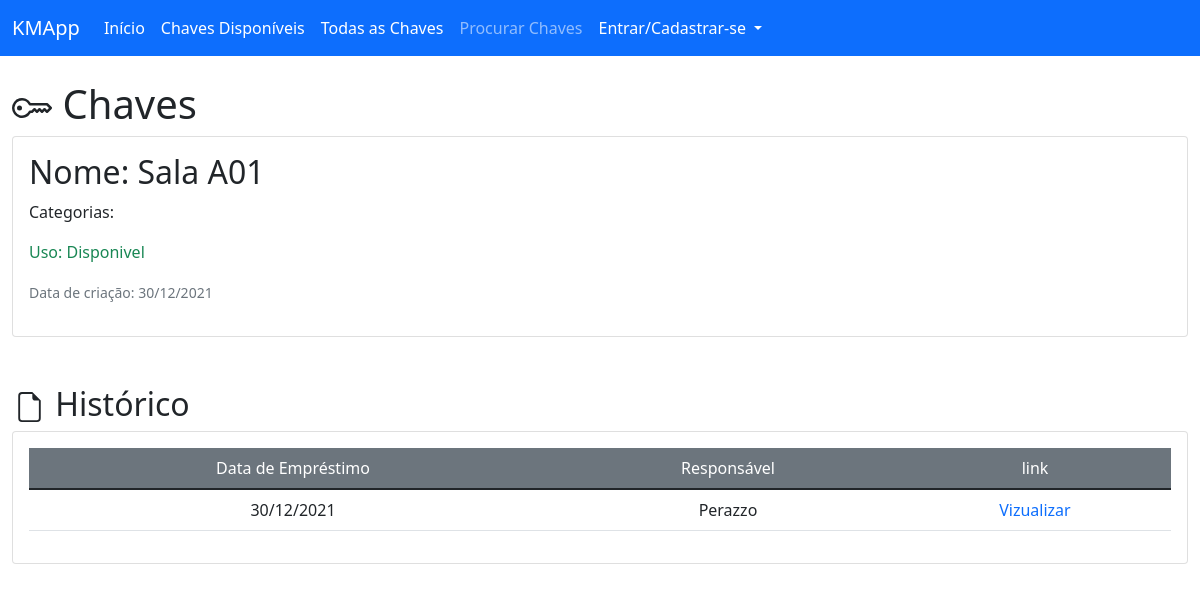
The page /view/key/sala-a01 on the database as committed earlier.
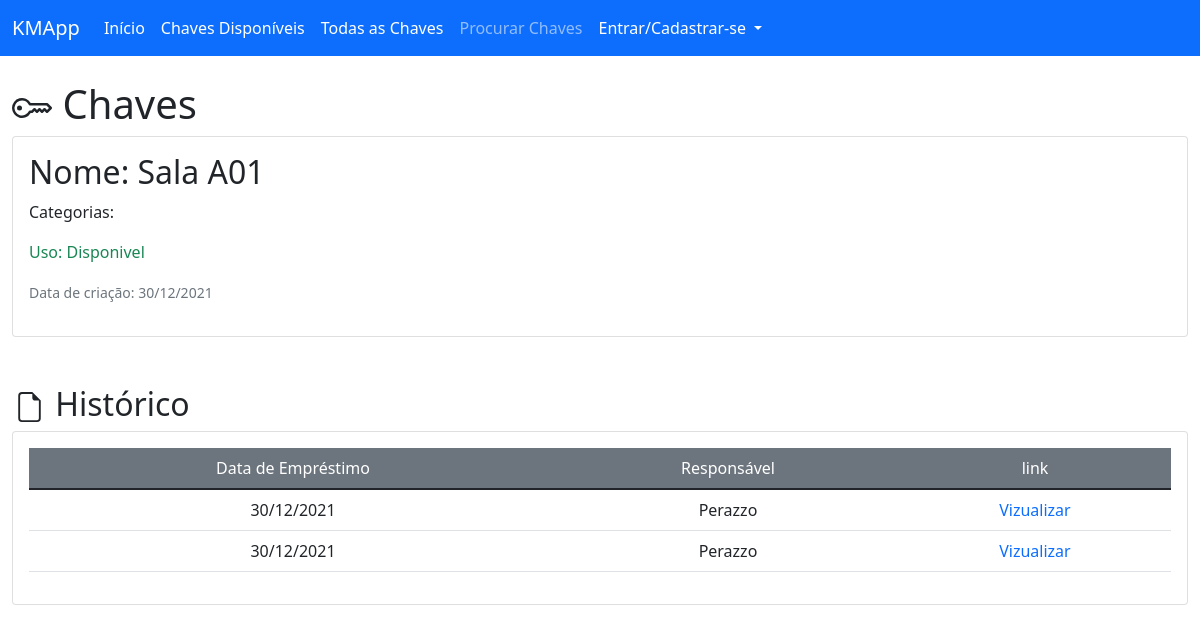
The same page on the database as committed later.
### key_manager/models/registry.py (models this page shows, shortened)
class Registry(db.Model):
    __tablename__ = 'registries'
    id = db.Column(db.Integer, primary_key=True)
    user_id = db.Column(db.Integer, db.ForeignKey('users.id'), nullable=False)
    key_loan_date = db.Column(db.DateTime, nullable=False, default=datetime.utcnow)
    key_return_date = db.Column(db.DateTime, nullable=True)
    key_id = db.Column(db.Integer, db.ForeignKey('keys.id'), nullable=False)
    holder_name = db.Column(db.String(100), nullable=False)
    holder_email = db.Column(db.String(100), nullable=True)

### key_manager/routes/views.py (the view)
@view.route("/key/<key_slug>")
def viewKey(key_slug):
    key = Key.query.filter_by(slug=key_slug).first()
    if key is None:
        flash("chave não encontrada", "error_msg")
        return redirect(url_for("index"))
    category = Category.query.filter_by(id=key.key_category_id).all()
    registry = Registry.query.filter_by(key_id=key.id).all()
    return render_template("view/keyDetails.html", key=key, categories=category, registry=registry, hidden_footer=True, title=key.name)

### key_manager/templates/view/keyDetails.html (shortened to what this page needs)
{% extends 'base.html' %}
{% block content %}
<div class="mt-4">
    <h1 class="col-auto">
        <span>Chaves</span>
    </h1>
</div>
<div class="card mt-2">
    <div class="card-body">
        <h2>Nome: {{ key.name }}</h2>
        <p>Categorias: <a href="{{url_for('view.viewCat', category_slug=categories.slug)}}">{{categories.name}}</a></p>
        {% if key.key_avaliable %}
        <p class="text-success">Uso: Disponivel</p>
        {% else %}
        <p class="text-danger">Uso: Em uso</p>
        {% endif %}
        <p><small class="text-muted">Data de criação: {{ key.creation_date.strftime("%d/%m/%Y")}}</small><p>
    </div>
</div>
<div class="mt-5">
    <h2 class="col">
        <svg xmlns="http://www.w3.org/2000/svg" width="35" height="30" fill="currentColor" class="bi bi-file-earmark" viewBox="0 0 16 16">
            <path d="M14 4.5V14a2 2 0 0 1-2 2H4a2 2 0 0 1-2-2V2a2 2 0 0 1 2-2h5.5L14 4.5zm-3 0A1.5 1.5 0 0 1 9.5 3V1H4a1 1 0 0 0-1 1v12a1 1 0 0 0 1 1h8a1 1 0 0 0 1-1V4.5h-2z"/>
        </svg>
        <span>Histórico</span>
    </h2>
</div>
<div class="card">
    <div class="card-body">
        {% if registry %}
        <table class="table">
            <thead class="bg-secondary text-white">
                <tr>
                    <td class="col-auto text-center">Data de Empréstimo</td>
                    <td class="col-auto text-center">Responsável</td>
                    <td class="col-auto text-center">link</td>
                </tr>
            </thead>
            <tbody>
                {% for registry in registry %}
                <tr>
                    <td class="col-auto text-center">{{ registry.key_loan_date.strftime("%d/%m/%Y") }}</td>
                    <td class="col-auto text-center">{{ registry.holder_name }}</td>
                    <td class="col-auto text-center">
                        <a class="text-decoration-none" href="{{url_for('view.viewReg', reg_id=registry.id)}}">Vizualizar</a>
                    </td>
                </tr>
                {% endfor %}
            </tbody>
        </table>
        {% endif %}
    </div>
</div>
{% endblock %}

Rows that differ between the two databases and show on the page:
added Registry: key_loan_date "30/12/2021", holder_name "Perazzo"
